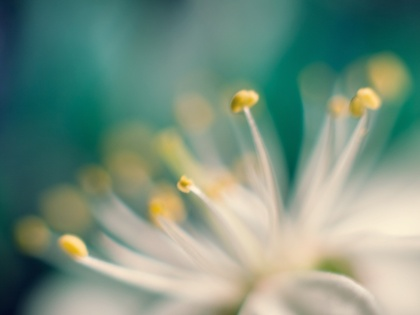
%> input picture data/blur2.jpg, 420 x 315 px, shrunk from 1600 x 1200 before the run
$ octave q2c.m   (GNU Octave 9; MATLAB toolbox functions it lacks are replaced by stand-ins)
%> lines starting %> are read from the running program, lines starting %| are printed output that depends on the picture
### Assignment1/highboost_filter.m
function highboost_filter(img_file, win_size)
%> called with img_file = 'data/blur2.jpg', win_size = 3
img = imread(img_file);
%> img is the input picture: size 315x420x3 uint8; mean R, G, B 118.6, 144.6, 127.7
res = img;
filter = gaussian_filter(win_size, 1.76);
res1 = apply_filter(img(:,:,1), filter);
res2 = apply_filter(img(:,:,2), filter);
res3 = apply_filter(img(:,:,3), filter);
res(:,:,1) = res1;
res(:,:,2) = res2;
res(:,:,3) = res3;
edges = img - res;
figure;
imshow(img);
title('Original');
figure;
imshow(edges);
title('edges');
sharp = img + 8 * edges;
figure;
imshow(sharp);title('sharpen');
end

### Assignment1/gaussian_filter.m
function filter = gaussian_filter(win_size, sigma)
%> called with win_size = 3, sigma = 1.76
filter = zeros(win_size);
lim = floor(win_size / 2);
pow_den = 2 * sigma * sigma;
den = (pow_den * pi);
for i = 1:win_size
    for j = 1:win_size
        x = i - lim - 1;
        y = j - lim - 1;
        pow = (x * x + y * y) / (pow_den);
        filter(i,j) = exp(-pow) / den;
    end
end
filter = filter / (sum(filter(:)));
end

### Assignment1/apply_filter.m
function res = apply_filter(img, filter)
res = uint8(zeros(size(img)));
win_size = size(filter,1);
lim = floor(win_size / 2);
padimg = padarray(img,[lim, lim]);
n = size(padimg, 1);
%> n = 317
m = size(padimg, 2);
%> m = 422
padimg = double(padimg);
%> padimg: size 317x422 double
for i = 1 : n - win_size + 1
    for j = 1 : m - win_size + 1
        temp = padimg(i:i+win_size - 1, j:j+win_size -1).*filter;
        res(i,j) = uint8(sum(temp(:)));
    end
end
if size(res,1) > size(img,1)
    res(end, :) = [];
    res(:, end) = [];
end
end

### Assignment1/q2c.m
highboost_filter('data/blur2.jpg', 3);
%> in apply_filter (call 3), `padimg = padarray(img,[lim, lim]);`:
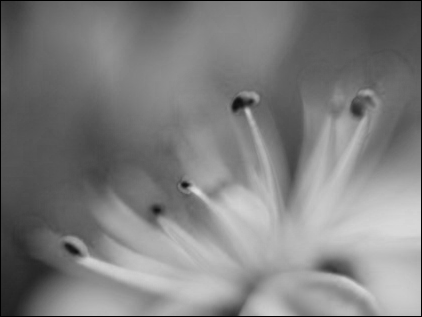
%> padimg: size 317x422 uint8; min 0, max 222, mean 126.3
%> in highboost_filter, `edges = img - res;`:
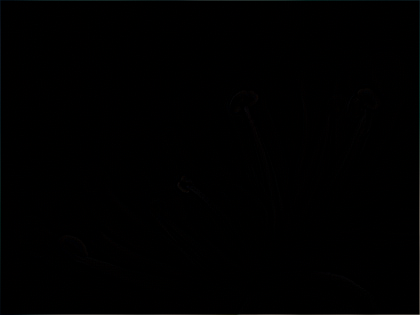
%> edges: size 315x420x3 uint8; mean R, G, B 0.6, 0.6, 0.7
%> in highboost_filter, `sharp = img + 8 * edges;`:
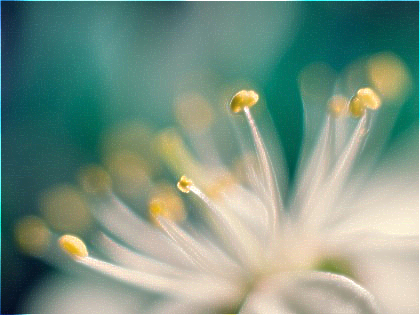
%> sharp: size 315x420x3 uint8; mean R, G, B 121.5, 147.6, 131.2
highboost_filter('data/blur2.jpg', 5);
%> call 2 of highboost_filter, with img_file = 'data/blur2.jpg', win_size = 5
%> in highboost_filter (call 2), `sharp = img + 8 * edges;`:
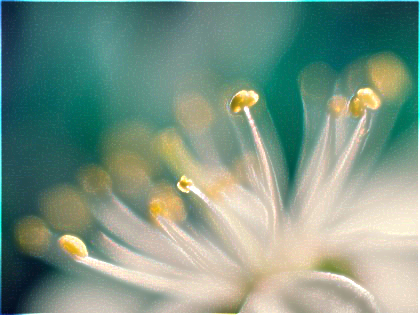
%> sharp: size 315x420x3 uint8; mean R, G, B 123.1, 149.3, 133.1
highboost_filter('data/blur2.jpg', 7);
%> in apply_filter (call 7), `padimg = padarray(img,[lim, lim]);`:
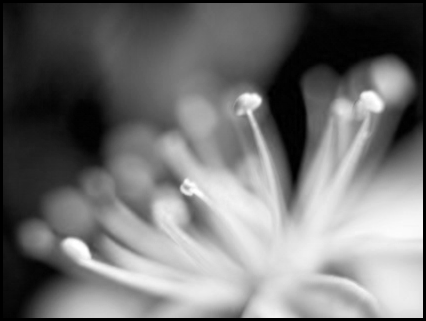
%> padimg: size 321x426 uint8; min 0, max 255, mean 114.7
%> in apply_filter (call 8), `padimg = padarray(img,[lim, lim]);`:
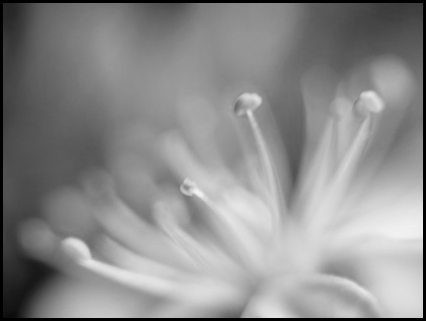
%> padimg: size 321x426 uint8; min 0, max 242, mean 139.9
%> in apply_filter (call 9), `padimg = padarray(img,[lim, lim]);`:
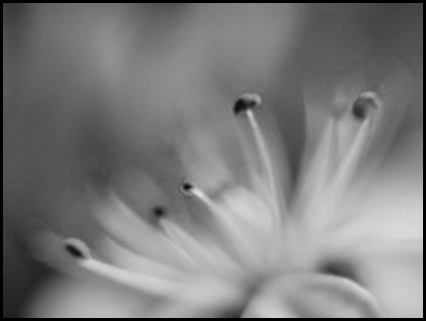
%> padimg: size 321x426 uint8; min 0, max 222, mean 123.5
